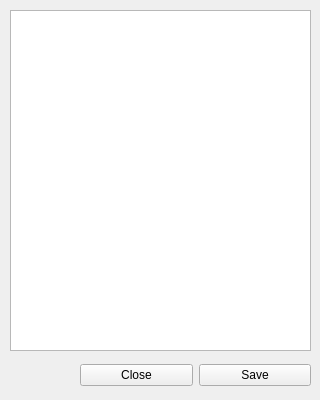
<?xml version="1.0" encoding="UTF-8"?>
<ui version="4.0">
 <class>FitLog</class>
 <widget class="QWidget" name="FitLog">
  <property name="windowModality">
   <enum>Qt::ApplicationModal</enum>
  </property>
  <property name="geometry">
   <rect>
    <x>0</x>
    <y>0</y>
    <width>320</width>
    <height>400</height>
   </rect>
  </property>
  <property name="windowTitle">
   <string>Form</string>
  </property>
  <widget class="QWidget" name="horizontalLayoutWidget">
   <property name="geometry">
    <rect>
     <x>80</x>
     <y>360</y>
     <width>231</width>
     <height>31</height>
    </rect>
   </property>
   <layout class="QHBoxLayout" name="horizontalLayout">
    <item>
     <widget class="QPushButton" name="closeBtn">
      <property name="text">
       <string>Close</string>
      </property>
     </widget>
    </item>
    <item>
     <widget class="QPushButton" name="saveBtn">
      <property name="text">
       <string>Save</string>
      </property>
     </widget>
    </item>
   </layout>
  </widget>
  <widget class="QTextEdit" name="txtArea">
   <property name="geometry">
    <rect>
     <x>10</x>
     <y>10</y>
     <width>301</width>
     <height>341</height>
    </rect>
   </property>
   <property name="readOnly">
    <bool>true</bool>
   </property>
  </widget>
 </widget>
 <resources/>
 <connections/>
</ui>
